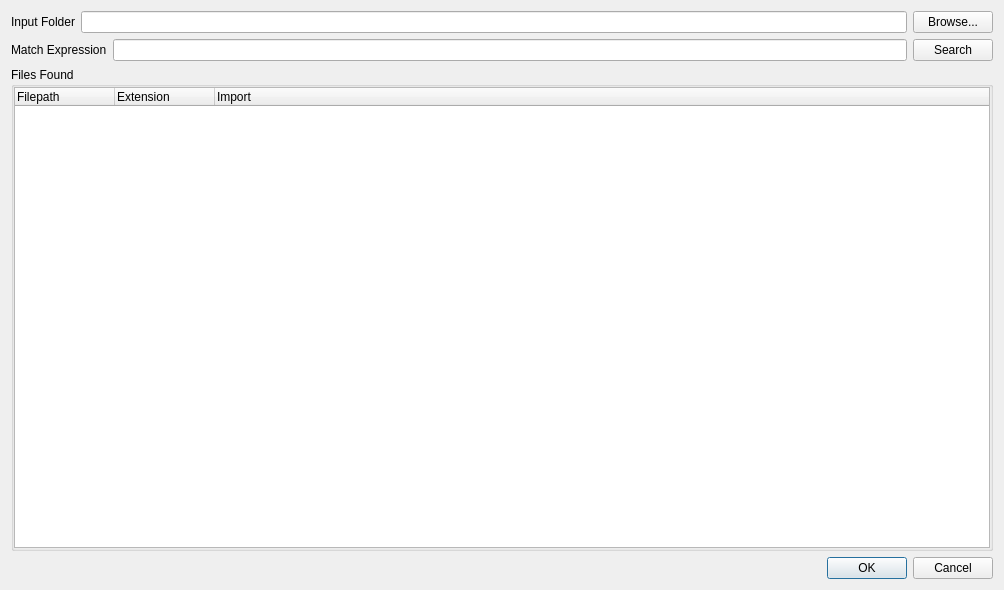
<?xml version="1.0" encoding="UTF-8"?>
<ui version="4.0">
 <class>Dialog</class>
 <widget class="QDialog" name="Dialog">
  <property name="geometry">
   <rect>
    <x>0</x>
    <y>0</y>
    <width>1004</width>
    <height>590</height>
   </rect>
  </property>
  <property name="windowTitle">
   <string>Dialog</string>
  </property>
  <property name="styleSheet">
   <string notr="true">QLineEdit[fail=false]
{
	color: green;
}

QLineEdit[fail=true]
{
	color: red;
}
</string>
  </property>
  <layout class="QVBoxLayout" name="verticalLayout_2">
   <item>
    <layout class="QHBoxLayout" name="horizontalLayout">
     <item>
      <widget class="QLabel" name="label">
       <property name="text">
        <string>Input Folder</string>
       </property>
      </widget>
     </item>
     <item>
      <widget class="QLineEdit" name="inputPathInput"/>
     </item>
     <item>
      <widget class="QPushButton" name="browseButton">
       <property name="text">
        <string>Browse...</string>
       </property>
      </widget>
     </item>
    </layout>
   </item>
   <item>
    <layout class="QHBoxLayout" name="horizontalLayout_2">
     <item>
      <widget class="QLabel" name="label_2">
       <property name="text">
        <string>Match Expression</string>
       </property>
      </widget>
     </item>
     <item>
      <widget class="QLineEdit" name="regexInput">
       <property name="text">
        <string/>
       </property>
      </widget>
     </item>
     <item>
      <widget class="QPushButton" name="searchButton">
       <property name="styleSheet">
        <string notr="true"/>
       </property>
       <property name="text">
        <string>Search</string>
       </property>
      </widget>
     </item>
    </layout>
   </item>
   <item>
    <widget class="QGroupBox" name="groupBox">
     <property name="styleSheet">
      <string notr="true"/>
     </property>
     <property name="title">
      <string>Files Found</string>
     </property>
     <property name="flat">
      <bool>false</bool>
     </property>
     <layout class="QVBoxLayout" name="verticalLayout">
      <property name="leftMargin">
       <number>0</number>
      </property>
      <property name="topMargin">
       <number>0</number>
      </property>
      <property name="rightMargin">
       <number>0</number>
      </property>
      <property name="bottomMargin">
       <number>0</number>
      </property>
      <item>
       <widget class="QTreeWidget" name="fileTreeWidget">
        <column>
         <property name="text">
          <string>Filepath</string>
         </property>
        </column>
        <column>
         <property name="text">
          <string>Extension</string>
         </property>
        </column>
        <column>
         <property name="text">
          <string>Import</string>
         </property>
        </column>
       </widget>
      </item>
     </layout>
    </widget>
   </item>
   <item>
    <widget class="QDialogButtonBox" name="buttonBox">
     <property name="orientation">
      <enum>Qt::Horizontal</enum>
     </property>
     <property name="standardButtons">
      <set>QDialogButtonBox::Cancel|QDialogButtonBox::Ok</set>
     </property>
     <property name="centerButtons">
      <bool>false</bool>
     </property>
    </widget>
   </item>
  </layout>
 </widget>
 <resources/>
 <connections>
  <connection>
   <sender>buttonBox</sender>
   <signal>rejected()</signal>
   <receiver>Dialog</receiver>
   <slot>reject()</slot>
   <hints>
    <hint type="sourcelabel">
     <x>316</x>
     <y>260</y>
    </hint>
    <hint type="destinationlabel">
     <x>286</x>
     <y>274</y>
    </hint>
   </hints>
  </connection>
 </connections>
</ui>
